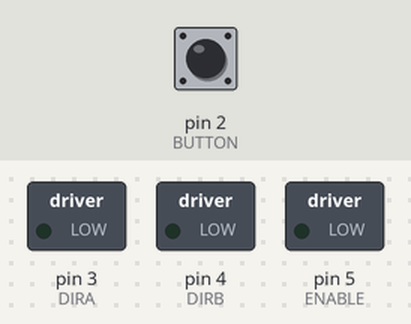
This sketch was run on a simulated Arduino Uno, built with avr-gcc and run on an emulated ATmega328P. Parts: switched loads named in the sketch (green lamp = pin HIGH). The inputs (shaded band) are chosen by the test bench; at power-on: pin 2 (BUTTON) HIGH.

Above: at 1.2 s.
1.3 s: pin 2 (BUTTON) pulled LOW for 0.15 s
At 2.5 s:
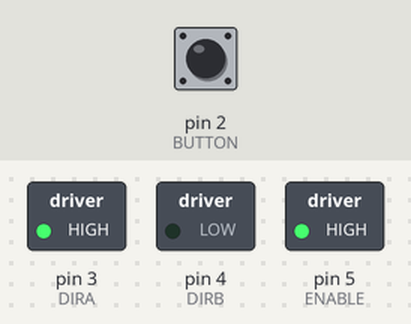
2.9 s: pin 2 (BUTTON) pulled LOW for 1 s
At 3.9 s:
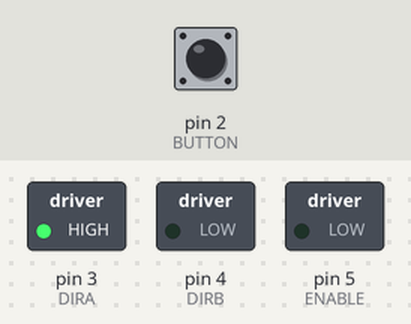
5.4 s: pin 2 (BUTTON) pulled LOW for 3.2 s
At 5.8 s:
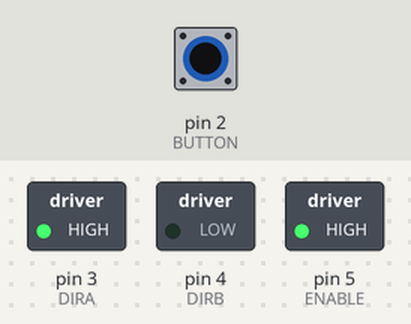
Timing chart, 0 to 8.4 s (numbered marks = the images above; inputs shaded):
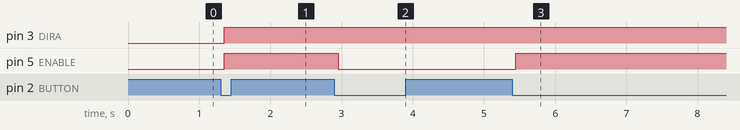

The sketch:

BUTTON_AND_FAN.ino
```cpp
const int ENABLE = 5;   // PWM pin for motor speed
const int DIRA   = 3;   // Motor driver direction A
const int DIRB   = 4;   // Motor driver direction B
const int BUTTON = 2;   // Button input

bool motorOn = false;          // current motor state
bool lastButtonState = HIGH;   // previous button reading

void setup() {
  pinMode(BUTTON, INPUT_PULLUP); // use internal pull-up, button to GND
  pinMode(ENABLE, OUTPUT);
  pinMode(DIRA, OUTPUT);
  pinMode(DIRB, OUTPUT);
  Serial.begin(115200);
}

void loop() {
  bool buttonState = digitalRead(BUTTON);

  // detect press: last HIGH → now LOW
  if (lastButtonState == HIGH && buttonState == LOW) {
    motorOn = !motorOn; // toggle motor state
    delay(50);          // debounce delay
  }
  lastButtonState = buttonState;

  if (motorOn) {
    digitalWrite(DIRA, HIGH);
    digitalWrite(DIRB, LOW);
    analogWrite(ENABLE, 255); // motor ON full speed
  } else {
    analogWrite(ENABLE, 0);   // motor OFF
  }
}
```

Measured:
- after the input at 1.3 s, pin 3 (DIRA), pin 5 (ENABLE): LOW → HIGH after 0.05 s
- after the input at 2.9 s, pin 5 (ENABLE): HIGH → LOW after 0.05 s
- after the input at 5.4 s, pin 5 (ENABLE): LOW → HIGH after 0.05 s
